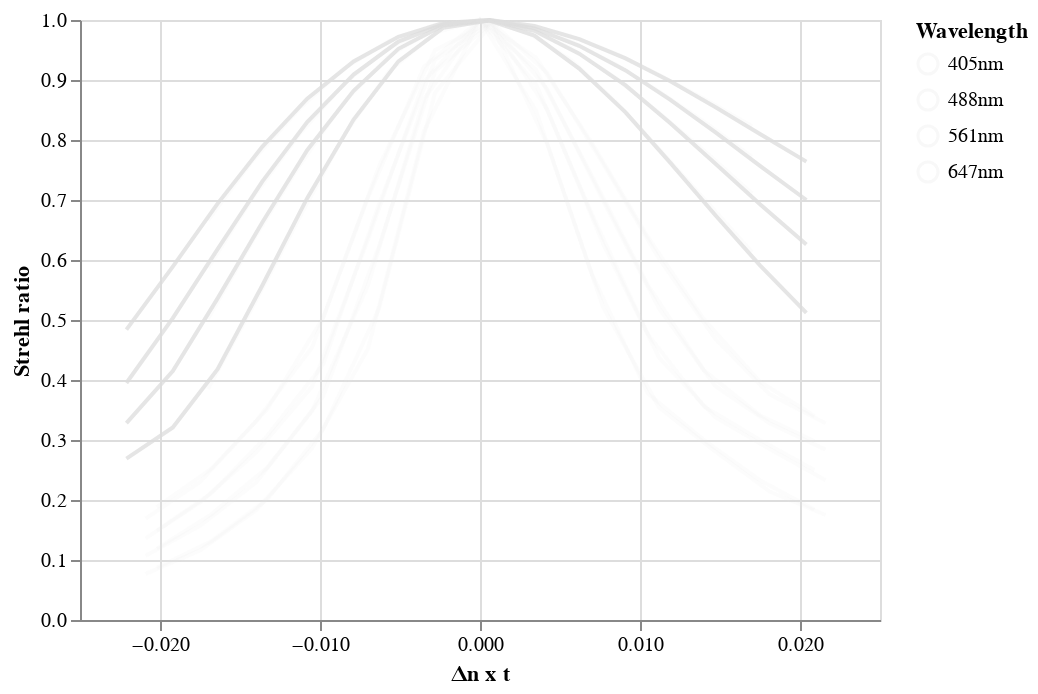

Write notebook code for a chart like this one.
### Code cell
'''
selection = alt.selection_single(
    name='Select', # name the selection 'Select'
    fields=['wavelength','config','immersion'], # limit selection to the Major_Genre field
    init={'wavelength': '405nm', 'config':1, 'immersion':1.56}, # use first genre entry as initial value
    bind={'wavelength': alt.binding_select(options=wavelengths), 'config': alt.binding_select(options=configs),
          'immersion': alt.binding_select(options=immersions)}
)
'''

selection = alt.selection_single(
    name='Select', # name the selection 'Select'
    fields=['config','immersion'], # limit selection to the Major_Genre field
    init={'config':1, 'immersion':1.56}, # use first genre entry as initial value
    bind={'config': alt.binding_select(options=configs, labels=['0.1 NA (air), 45˚', '0.12 NA (air), 55˚']),
          'immersion': alt.binding_select(options=immersions)}
)

selectConfig = alt.selection_single(
    name='Select', # name the selection 'Select'
    fields=['config'], # limit selection to the Major_Genre field
    init={'config': configs[0]}, # use first genre entry as initial value
    bind=alt.binding_select(options=configs) # bind to a menu of unique genre values
)

line_chart = alt.Chart(data).mark_line().add_selection(
    selection
).encode(
    x=alt.X('dn_t:Q',
        scale=alt.Scale(domain=[-0.025, 0.025]),
         ),
    y=alt.Y('strehl',
         scale=alt.Scale(domain=[0, 1])
         ),
    color=alt.Color('wavelength',
         scale=alt.Scale(domain=color_domain, range=color_range)
             ),
    opacity=alt.condition(selection, alt.value(0.75), alt.value(0.1)),
    detail =['config', 'immersion'],
    tooltip = alt.Tooltip(['wavelength','strehl','dn_t'])


)

circle_chart = alt.Chart(data).mark_circle().encode(
    x=alt.X('dn_t:Q',
        scale=alt.Scale(domain=[-0.025, 0.025]),
        title='Δn x t',
        axis=alt.Axis(values=[-0.02, -0.01, 0, 0.01, 0.02])
           ),
    y=alt.Y('strehl',
         scale=alt.Scale(domain=[0, 1]),
         title='Strehl ratio',
         ),
    color=alt.Color('wavelength',
         scale=alt.Scale(domain=color_domain, range=color_range),
         legend=alt.Legend(title='Wavelength')
             ),
    opacity=alt.value(0.2),
    detail =['config', 'immersion'],
)

circle_chart + line_chart

### Figure 1 — Vega-Lite specification as saved in the notebook (floating-point values rounded to 4 significant figures; data arrays with more than 128 entries replaced by an {"elided": "..."} marker saying what was removed)
{"config": {"view": {"continuousWidth": 400, "continuousHeight": 300}}, "layer": [{"mark": "circle", "encoding": {"color": {"type": "nominal", "field": "wavelength", "legend": {"title": "Wavelength"}, "scale": {"domain": ["405nm", "488nm", "561nm", "647nm"], "range": ["6B0CF2", "0BADF5", "31E80C", "F54C38"]}}, "detail": [{"type": "quantitative", "field": "config"}, {"type": "quantitative", "field": "immersion"}], "opacity": {"value": 0.2}, "x": {"type": "quantitative", "axis": {"values": [-0.02, -0.01, 0, 0.01, 0.02]}, "field": "dn_t", "scale": {"domain": [-0.025, 0.025]}, "title": "Δn x t"}, "y": {"type": "quantitative", "field": "strehl", "scale": {"domain": [0, 1]}, "title": "Strehl ratio"}}}, {"mark": "line", "encoding": {"color": {"type": "nominal", "field": "wavelength", "scale": {"domain": ["405nm", "488nm", "561nm", "647nm"], "range": ["6B0CF2", "0BADF5", "31E80C", "F54C38"]}}, "detail": [{"type": "quantitative", "field": "config"}, {"type": "quantitative", "field": "immersion"}], "opacity": {"condition": {"value": 0.75, "selection": "Select"}, "value": 0.1}, "tooltip": [{"type": "nominal", "field": "wavelength"}, {"type": "quantitative", "field": "strehl"}, {"type": "quantitative", "field": "dn_t"}], "x": {"type": "quantitative", "field": "dn_t", "scale": {"domain": [-0.025, 0.025]}}, "y": {"type": "quantitative", "field": "strehl", "scale": {"domain": [0, 1]}}}, "selection": {"Select": {"type": "single", "fields": ["config", "immersion"], "init": {"config": 1, "immersion": 1.56}, "bind": {"config": {"input": "select", "options": [1, 2], "labels": ["0.1 NA (air), 45˚", "0.12 NA (air), 55˚"]}, "immersion": {"input": "select", "options": [1.46, 1.56]}}}}}], "data": {"name": "data-34bfb93c3ae3cae32a2b8ba909d50686"}, "$schema": "https://vega.github.io/schema/vega-lite/v4.8.1.json", "datasets": {"data-34bfb93c3ae3cae32a2b8ba909d50686": {"elided": "220 records"}}}
